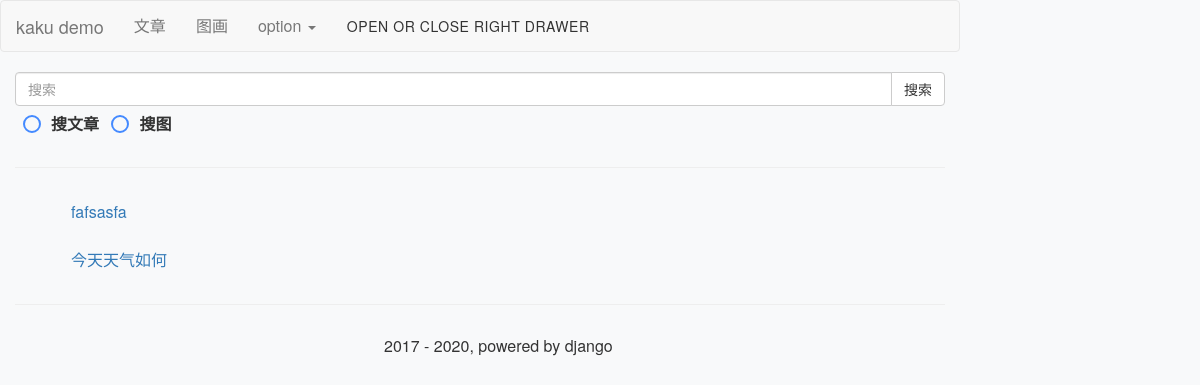
The app's page /search/?query=a, older data.
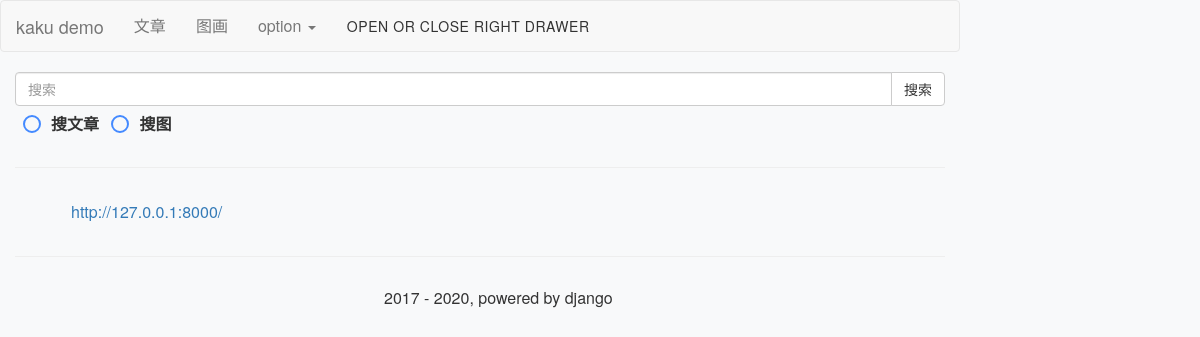
The same page, newer data.
### written/models.py (models this page shows, shortened)
class Article(models.Model):
    id = models.AutoField(primary_key=True)
    title = models.CharField(_('title'), max_length=50)
    author = models.ForeignKey(settings.AUTH_USER_MODEL, related_name=_('a_author'), on_delete=models.CASCADE)
    content = models.TextField(_('content'))
    excerpt = models.CharField(_('excerpt'), max_length=100, blank=True, null=True)
    created_time = models.DateTimeField(_('created time'), auto_now_add=True)
    last_modified_time = models.DateTimeField(_('last modified time'), auto_now=True)
    views = models.PositiveIntegerField(_('views'), default=0, editable=False)
    likes = models.ManyToManyField(settings.AUTH_USER_MODEL, blank=True, related_name=_('a_likes'))
    tags = models.ManyToManyField(Tag, blank=True, verbose_name=_('tags'))
    comments = GenericRelation(Comment, verbose_name=_('comments'))
    class Meta:
        ordering = ['-created_time']
        verbose_name = _('Article')
        verbose_name_plural = _('Articles')
    def __str__(self):
        return self.title
    def get_absolute_url(self):
        return reverse('written:detail', kwargs={'pk': self.pk})

### search/views.py (the view)
class SearchView(ListView):
    template_name = "search/search.html"
    context_object_name = "result_list"
    def get_queryset(self):
        q = self.request.GET['query']
        if not q:
            return HttpResponseNotFound
        if 'type' in self.request.GET:
            type = self.request.GET['type']
            if type=='article':
                try:
                    t = Tag.objects.get(name=q)
                    a_list = Article.objects.filter(Q(title__icontains=q) | Q(content__icontains=q)).defer('content') | Article.objects.filter(tags=t).defer('content')
                except:
                    a_list = Article.objects.filter(Q(title__icontains=q) | Q(content__icontains=q)).defer('content')
                return a_list[:20]
            elif type=='picture':
                try:
                    t = Tag.objects.get(name=q)
                    p_list = Picture.objects.filter(title__icontains=q) | Picture.objects.filter(tags=t)
                except:
                    p_list = Picture.objects.filter(title__icontains=q)
                return p_list[:20]
            else:
                return HttpResponseNotFound
        else:
            try:
                t = Tag.objects.get(name=q)
                a_list = Article.objects.filter(Q(title__icontains=q) | Q(content__icontains=q)).defer('content') | Article.objects.filter(tags=t).defer('content')
                p_list = Picture.objects.filter(title__icontains=q) | Picture.objects.filter(tags=t)
            except:
                a_list = Article.objects.filter(Q(title__icontains=q) | Q(content__icontains=q)).defer('content')
                p_list = Picture.objects.filter(title__icontains=q)
            return chain(a_list[:20], p_list[:20])

### templates/search/search.html (shortened to what this page needs)
{% extends 'base.html' %}
{% load bootstrap_pagination %}
{% block main %}
<form class="form" role="search" method="get" id="searchform" action="{% url 'search:search' %}">
    <div class="input-group">
        <input id="search" class="form-control" type="search" name="query" placeholder="搜索" required />
        <span class="input-group-btn">
            <button class="btn btn-default" type="submit">搜索</button>
        </span>
    </div>
    <label class="mdui-radio">
        <i class="mdui-radio-icon"></i>
        搜文章
    </label>
    <label class="mdui-radio">
        <i class="mdui-radio-icon"></i>
        搜图
    </label>
</form>
<hr>
<ul>
    {% for result in result_list %}
        <li class="mdui-list-item mdui-ripple">
            <a href="{{ result.get_absolute_url }}"> {{ result }} </a>
        </li>
    {% empty %}
        <li class="mdui-list-item mdui-ripple">empty</li>
    {% endfor %}
</ul>
<hr>
{% endblock main %}

Row changes from the older to the newer data that the page shows:
removed Article: title "fafsasfa"
removed Article: title "今天天气如何"
now on this page (row edited): Article: title "http://127.0.0.1:8000/"
